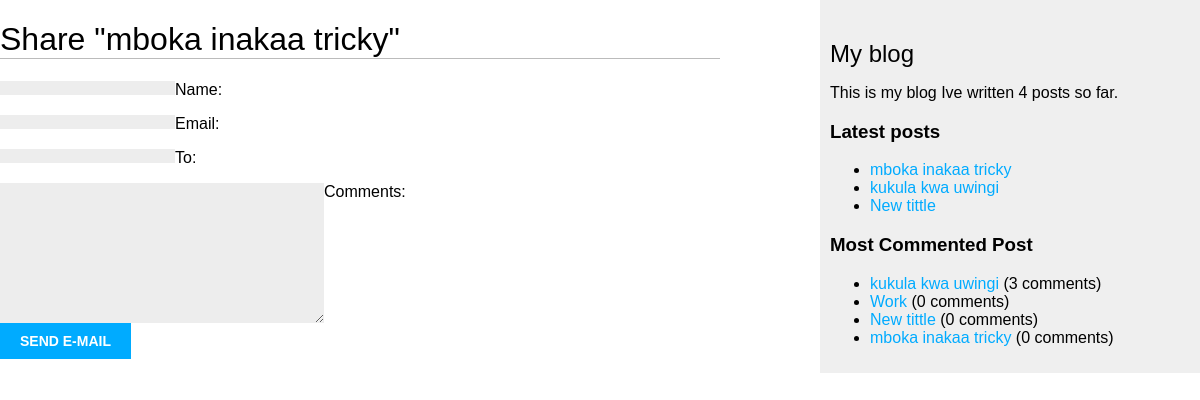
The page /blog/4/share/ on the database as committed earlier.
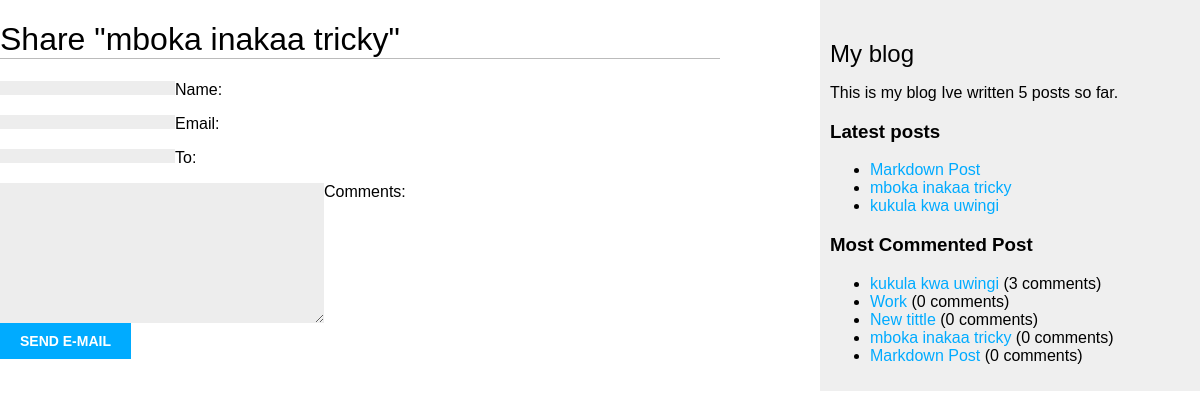
The same page on the database as committed later.
### blog/models.py (models this page shows, shortened)
class Post(models.Model):
  tags = TaggableManager()
  class Status(models.TextChoices): #enumaration class
    DRAFT = 'DF', 'Draft'
    PUBLISHED = 'PB', 'Published'
  title = models.CharField(max_length=250)
  slug = models.SlugField(max_length=250, unique_for_date='publish')
  body = models.TextField()
  author = models.ForeignKey(
    settings.AUTH_USER_MODEL,
    on_delete=models.CASCADE,
    related_name='blog_posts'
  )
  publish = models.DateTimeField(default=timezone.now)
  created = models.DateTimeField(auto_now_add=True)
  updated = models.DateTimeField(auto_now=True)
  status = models.CharField(
    max_length=2,
    choices=Status,
    default=Status.DRAFT
  )
  objects = models.Manager() #default man
  published = PublishedManager() #custom manager
  class Meta:
    ordering = ['-publish']
    indexes = [
      models.Index(fields=['-publish']),
    ]
  def get_absolute_url(self):
    return reverse('blog:post_detail', args=[
      self.publish.year,
      self.publish.month,
      self.publish.day,
      self.slug
    ])

### blog/views.py (the view)
# urls.py: path('<int:post_id>/share/', views.post_share, name='post_share'),
def post_share(request, post_id):
  post = get_object_or_404(
    Post,
    id = post_id,
    status=Post.Status.PUBLISHED
  )
  sent = False
  if request.method=='POST':
    form = EmailPostForm(request.POST)
    if form.is_valid():
      cd  = form.cleaned_data
      post_url = request.build_absolute_uri(
        post.get_absolute_url()
      )
      subject = (
        f"{cd['name']} ({cd['email']})"
        f"recommends you read {post.title}"
      )
      message = (
        f"Read {post.title} at {post_url}\n\n"
        f"{cd['name']}\'s comments: {cd['comments']}"
      )
      send_mail(
        subject=subject,
        message=message,
        from_email=None,
        recipient_list=[cd['to']]
      )
      sent =True
  else:
    form = EmailPostForm()
  return render(request, 'blog/post/share.html', {'post':post, 'form':form, 'sent':sent},)

### blog/forms.py
class EmailPostForm(forms.Form):
  name = forms.CharField(max_length=25)
  email = forms.EmailField()
  to = forms.EmailField()
  comments = forms.CharField(required=False, widget=forms.Textarea)

### blog/models.py (called while the page is built)
  def get_queryset(self):
    return super().get_queryset().filter(status=Post.Status.PUBLISHED)

### blog/templatetags/blog_tags.py (called while the page is built)
@register.simple_tag
def total_posts():
  return Post.published.count()

@register.inclusion_tag('blog/post/latest_posts.html')
def show_latest_posts(count=5):
  latest_post = Post.published.order_by('-publish')[:count]
  return {'latest_posts': latest_post}

@register.simple_tag
def get_most_cmntd_pst(count=5):
  return Post.published.annotate(
    total_comments=Count('comments')
  ).order_by('-total_comments')[:count]

### blog/templates/blog/post/share.html (shortened to what this page needs)
{% extends 'blog/base.html' %}
{% block content %}
  {% if sent %}
    <h1>Email successfuly sent</h1>
    <p>
      "{{post.title}}" was successfully sent to {{ form.cleaned_data.to }}
    </p>
  {% else %}
    <h1>Share "{{post.title}}"</h1>
    <form method="post">
      {{ form.as_p }}
      <input type="submit" value="send E-mail">
    </form>
  {% endif %}
{% endblock %}

### blog/templates/blog/base.html (shortened to what this page needs)
{% load blog_tags %}
{% load static %}
<!DOCTYPE html>
<html lang="en">
<head>
</head>
<body>
  <div id="content">
    {% block content %}
    {% endblock %}
  </div>
  <div id="sidebar">
    <h2>My blog</h2>
    <p>This is my blog
      Ive written {% total_posts %} posts so far.
    </p>
    <h3>Latest posts</h3>
    {% show_latest_posts 3 %}
    <h3>Most Commented Post</h3>
    {% get_most_cmntd_pst as most_commented_post %}
    <ul>
      {% for post in most_commented_post %}
      <li><a href="{{ post.get_absolute_url }}">{{ post.title }}</a> ({{ post.total_comments }} comments)</li>
      {% endfor %}
    </ul>
  </div>
</body>
</html>

### blog/templates/blog/post/latest_posts.html
<ul>
{% for post in latest_posts %}
<li>
<a href="{{ post.get_absolute_url }}">{{ post.title }}</a>
</li>
{% endfor %}
</ul>

Rows that differ between the two databases and show on the page:
no longer on one of the page's lists (row unchanged): Post: title "New tittle"
added Post: title "Markdown Post", total_comments "0"
Other text that changed with them:
text no longer shown: "4"
text now shown: "5"
